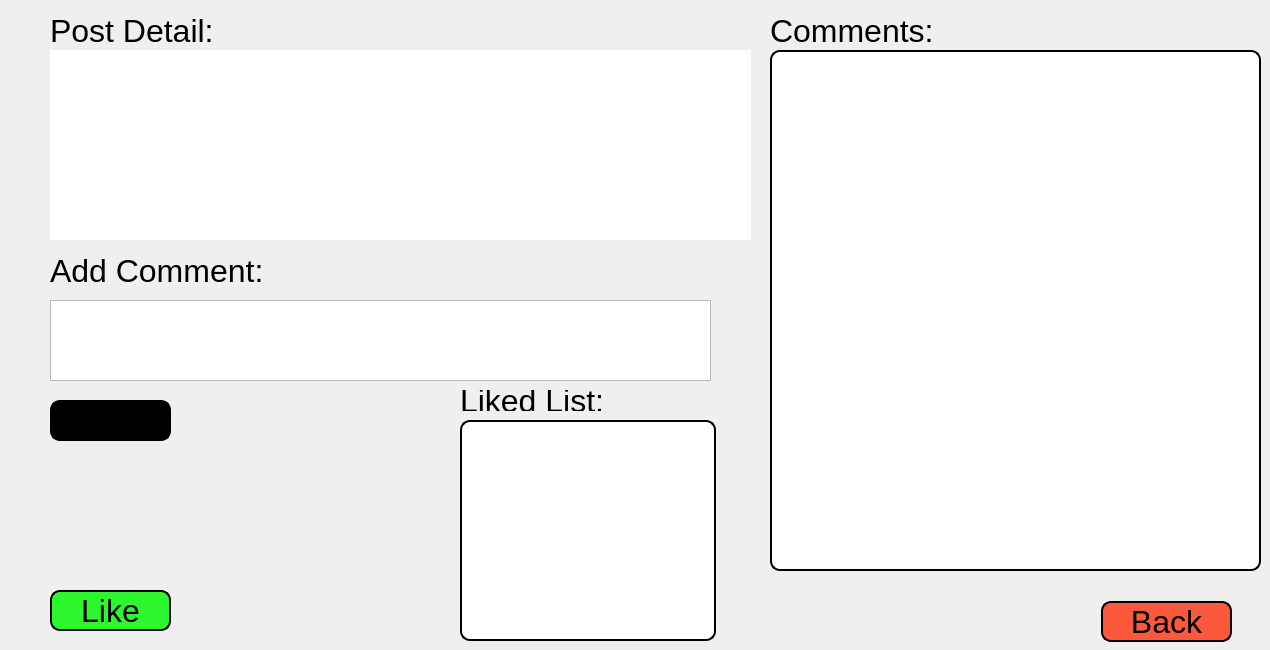
<?xml version="1.0" encoding="UTF-8"?>
<ui version="4.0">
 <class>post</class>
 <widget class="QDialog" name="post">
  <property name="geometry">
   <rect>
    <x>0</x>
    <y>0</y>
    <width>1270</width>
    <height>650</height>
   </rect>
  </property>
  <property name="font">
   <font>
    <pointsize>24</pointsize>
   </font>
  </property>
  <property name="windowTitle">
   <string>Dialog</string>
  </property>
  <widget class="QTextEdit" name="textEdit">
   <property name="geometry">
    <rect>
     <x>50</x>
     <y>50</y>
     <width>701</width>
     <height>74</height>
    </rect>
   </property>
   <property name="styleSheet">
    <string notr="true">
Border-radius: 10px;</string>
   </property>
  </widget>
  <widget class="QTextEdit" name="textEdit_2">
   <property name="geometry">
    <rect>
     <x>50</x>
     <y>120</y>
     <width>701</width>
     <height>120</height>
    </rect>
   </property>
   <property name="styleSheet">
    <string notr="true">
Border-radius: 10px;</string>
   </property>
  </widget>
  <widget class="QListWidget" name="listWidget">
   <property name="geometry">
    <rect>
     <x>770</x>
     <y>50</y>
     <width>491</width>
     <height>521</height>
    </rect>
   </property>
   <property name="styleSheet">
    <string notr="true">background-color: rgb(255, 255, 255);
border: 2px solid;
Border-radius: 10px;</string>
   </property>
  </widget>
  <widget class="QPushButton" name="like">
   <property name="geometry">
    <rect>
     <x>50</x>
     <y>590</y>
     <width>121</width>
     <height>41</height>
    </rect>
   </property>
   <property name="font">
    <font>
     <pointsize>24</pointsize>
    </font>
   </property>
   <property name="styleSheet">
    <string notr="true">border: 2px solid;
Border-radius: 10px;
background-color: rgba(0, 249, 0, 207);</string>
   </property>
   <property name="text">
    <string>Like</string>
   </property>
  </widget>
  <widget class="QPushButton" name="postComment">
   <property name="geometry">
    <rect>
     <x>50</x>
     <y>400</y>
     <width>121</width>
     <height>41</height>
    </rect>
   </property>
   <property name="font">
    <font>
     <pointsize>24</pointsize>
    </font>
   </property>
   <property name="styleSheet">
    <string notr="true">border: 2px solid;
Border-radius: 10px;
background-color: rgb(0, 0, 0);</string>
   </property>
   <property name="text">
    <string>Add</string>
   </property>
  </widget>
  <widget class="QPushButton" name="exit">
   <property name="geometry">
    <rect>
     <x>1101</x>
     <y>601</y>
     <width>131</width>
     <height>41</height>
    </rect>
   </property>
   <property name="font">
    <font>
     <pointsize>24</pointsize>
    </font>
   </property>
   <property name="styleSheet">
    <string notr="true">background-color: rgba(255, 38, 0, 191);
border: 2px solid;
Border-radius: 10px;</string>
   </property>
   <property name="text">
    <string>Back</string>
   </property>
  </widget>
  <widget class="QTextEdit" name="textEdit_3">
   <property name="geometry">
    <rect>
     <x>50</x>
     <y>300</y>
     <width>661</width>
     <height>81</height>
    </rect>
   </property>
  </widget>
  <widget class="QLabel" name="label">
   <property name="geometry">
    <rect>
     <x>50</x>
     <y>250</y>
     <width>211</width>
     <height>41</height>
    </rect>
   </property>
   <property name="font">
    <font>
     <pointsize>24</pointsize>
    </font>
   </property>
   <property name="styleSheet">
    <string notr="true">
Border-radius: 5px;</string>
   </property>
   <property name="text">
    <string>Add Comment:</string>
   </property>
  </widget>
  <widget class="QListWidget" name="listWidget_2">
   <property name="geometry">
    <rect>
     <x>460</x>
     <y>420</y>
     <width>256</width>
     <height>221</height>
    </rect>
   </property>
   <property name="styleSheet">
    <string notr="true">background-color: rgb(255, 255, 255);
border: 2px solid;
Border-radius: 10px;</string>
   </property>
  </widget>
  <widget class="QLabel" name="label_2">
   <property name="geometry">
    <rect>
     <x>460</x>
     <y>390</y>
     <width>251</width>
     <height>21</height>
    </rect>
   </property>
   <property name="font">
    <font>
     <pointsize>24</pointsize>
    </font>
   </property>
   <property name="text">
    <string>Liked List:</string>
   </property>
  </widget>
  <widget class="QLabel" name="label_3">
   <property name="geometry">
    <rect>
     <x>50</x>
     <y>10</y>
     <width>211</width>
     <height>41</height>
    </rect>
   </property>
   <property name="font">
    <font>
     <pointsize>24</pointsize>
    </font>
   </property>
   <property name="styleSheet">
    <string notr="true">
Border-radius: 5px;</string>
   </property>
   <property name="text">
    <string>Post Detail:</string>
   </property>
  </widget>
  <widget class="QLabel" name="label_4">
   <property name="geometry">
    <rect>
     <x>770</x>
     <y>10</y>
     <width>211</width>
     <height>41</height>
    </rect>
   </property>
   <property name="font">
    <font>
     <pointsize>24</pointsize>
    </font>
   </property>
   <property name="styleSheet">
    <string notr="true">
Border-radius: 5px;</string>
   </property>
   <property name="text">
    <string>Comments:</string>
   </property>
  </widget>
  <widget class="QLabel" name="noOfCom">
   <property name="geometry">
    <rect>
     <x>780</x>
     <y>600</y>
     <width>301</width>
     <height>41</height>
    </rect>
   </property>
   <property name="font">
    <font>
     <pointsize>24</pointsize>
    </font>
   </property>
   <property name="styleSheet">
    <string notr="true">
Border-radius: 5px;</string>
   </property>
   <property name="text">
    <string/>
   </property>
  </widget>
  <widget class="QLabel" name="date">
   <property name="geometry">
    <rect>
     <x>500</x>
     <y>10</y>
     <width>251</width>
     <height>41</height>
    </rect>
   </property>
   <property name="font">
    <font>
     <pointsize>24</pointsize>
    </font>
   </property>
   <property name="styleSheet">
    <string notr="true">
Border-radius: 5px;</string>
   </property>
   <property name="text">
    <string/>
   </property>
  </widget>
 </widget>
 <resources/>
 <connections/>
</ui>
